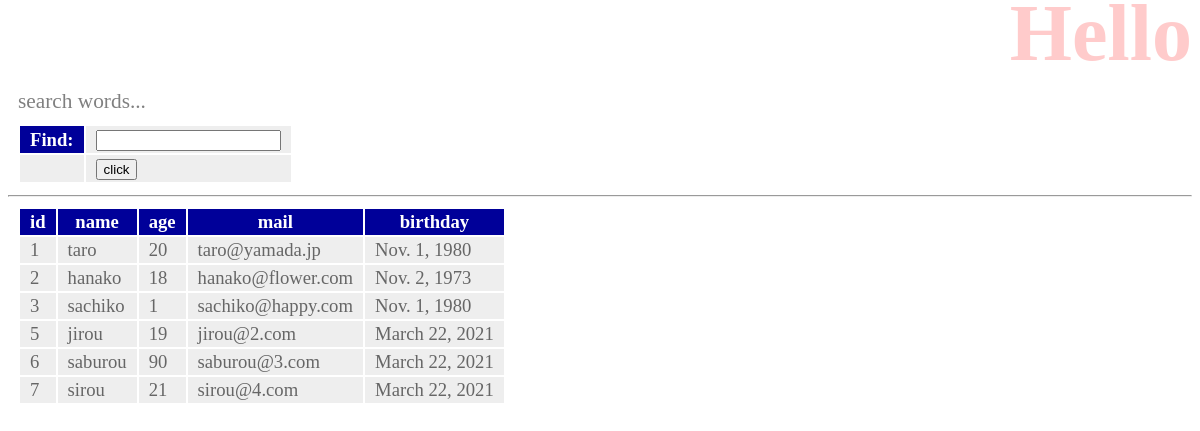
/hello/find, run on the app's committed database.
### hello/models.py (models this page shows, shortened)
class Friend(models.Model):
  name = models.CharField(
    max_length = 100, validators = [number_only]
  )
  mail = models.EmailField(
    max_length = 200, validators = [MinLengthValidator(10)]
  )
  gender = models.BooleanField()
  age = models.IntegerField(
    validators = [MinValueValidator(0), MaxValueValidator(150)]
  )
  birthday = models.DateField()

### hello/views.py (the view)
# urls.py: path('find', views.find, name='find'),
def find(request):
    if(request.method == 'POST'):
        msg = request.POST['find']
        form = FindForm(request.POST)
        sql = 'select * from hello_friend'
        if(msg != ''):
            sql += ' where ' + msg
        data = Friend.objects.raw(sql)
        msg = sql
    else:
        msg = 'search words...'
        form = FindForm()
        data = Friend.objects.all()
    params = {
        'title': 'Hello',
        'message': msg,
        'form': form,
        'data': data,
    }
    return render(request, 'hello/find.html', params)

### hello/forms.py
class FindForm( forms.Form ):
  find = forms.CharField( label = 'Find', required = False )

### hello/templates/hello/find.html (shortened to what this page needs)
{% load static %}
<!DOCTYPE html>
<html lang="ja">
<head>
    <link rel="stylesheet" type="text/css" href="{% static 'hello/css/style.css' %}">
</head>
<body>
    <h1>{{ title }}</h1>
    <p>{{ message|safe }}</p>
    <table>
        <form action="{% url 'find' %}" method='post'>
          {{ form }}
          <tr><td></td><td><input type="submit" value='click'></td></tr>
        </form>
    </table>
    <hr>
    <table>
      <tr>
        <th>id</th>
        <th>name</th>
        <th>age</th>
        <th>mail</th>
        <th>birthday</th>
      </tr>
    {% for item in data %}
      <tr>
        <td>{{ item.id }}</td>
        <td>{{ item.name }}</td>
        <td>{{ item.age }}</td>
        <td>{{ item.mail }}</td>
        <td>{{ item.birthday }}</td>
      </tr>
    {% endfor %}
    </table>
</body>
</html>

### hello/static/hello/css/style.css (style rules this page uses)
body { color:gray; font-size: 16pt; }
h1 { color: red; opacity: 0.2; font-size: 60pt; margin-top: -20px; margin-bottom: 0px; text-align: right; }
p { margin: 10px; }
table { margin: 10px; font-size: 14pt; }
table tr th { background-color: #009; color: white; padding: 2px 10px; border-width: 2px; }
table tr td { background-color: #eee; color: #666; padding: 2px 10px; border-width: 2px; }

### data on the page
Friend: id "1", name "taro", age "20", mail "taro@yamada.jp", birthday "Nov. 1, 1980"
Friend: id "2", name "hanako", age "18", mail "hanako@flower.com", birthday "Nov. 2, 1973"
Friend: id "3", name "sachiko", age "1", mail "sachiko@happy.com", birthday "Nov. 1, 1980"
Friend: id "5", name "jirou", age "19", mail "jirou@2.com", birthday "March 22, 2021"
Friend: id "6", name "saburou", age "90", mail "saburou@3.com", birthday "March 22, 2021"
Friend: id "7", name "sirou", age "21", mail "sirou@4.com", birthday "March 22, 2021"

### other printed values
{{ message|safe }} "search words..."
